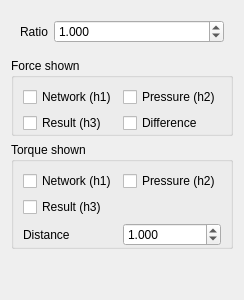
           <widget class="QWidget" name="tabForce">
            <attribute name="title">
             <string>Force</string>
            </attribute>
            <layout class="QVBoxLayout" name="verticalLayout_13">
             <item>
              <widget class="QWidget" name="widget" native="true">
               <layout class="QFormLayout" name="formLayout_9">
                <item row="0" column="0">
                 <widget class="QLabel" name="label_26">
                  <property name="text">
                   <string>Ratio</string>
                  </property>
                 </widget>
                </item>
                <item row="0" column="1">
                 <widget class="QDoubleSpinBox" name="doubleSpinBoxForceRatio">
                  <property name="decimals">
                   <number>3</number>
                  </property>
                  <property name="minimum">
                   <double>0.001000000000000</double>
                  </property>
                  <property name="maximum">
                   <double>1000.000000000000000</double>
                  </property>
                  <property name="singleStep">
                   <double>0.100000000000000</double>
                  </property>
                  <property name="value">
                   <double>1.000000000000000</double>
                  </property>
                 </widget>
                </item>
               </layout>
              </widget>
             </item>
             <item>
              <widget class="QGroupBox" name="groupBoxForce">
               <property name="title">
                <string>Force shown</string>
               </property>
               <layout class="QFormLayout" name="formLayout_12">
                <property name="leftMargin">
                 <number>9</number>
                </property>
                <property name="topMargin">
                 <number>9</number>
                </property>
                <property name="bottomMargin">
                 <number>0</number>
                </property>
                <item row="0" column="0">
                 <widget class="QCheckBox" name="checkBoxForceNetwork">
                  <property name="text">
                   <string>Network (h1)</string>
                  </property>
                  <property name="checked">
                   <bool>false</bool>
                  </property>
                  <attribute name="buttonGroup">
                   <string>buttonGroupForce</string>
                  </attribute>
                 </widget>
                </item>
                <item row="0" column="1">
                 <widget class="QCheckBox" name="checkBoxForcePressure">
                  <property name="text">
                   <string>Pressure (h2)</string>
                  </property>
                  <property name="checked">
                   <bool>false</bool>
                  </property>
                  <attribute name="buttonGroup">
                   <string>buttonGroupForce</string>
                  </attribute>
                 </widget>
                </item>
                <item row="1" column="0">
                 <widget class="QCheckBox" name="checkBoxForceResult">
                  <property name="text">
                   <string>Result (h3)</string>
                  </property>
                  <property name="checked">
                   <bool>false</bool>
                  </property>
                  <attribute name="buttonGroup">
                   <string>buttonGroupForce</string>
                  </attribute>
                 </widget>
                </item>
                <item row="1" column="1">
                 <widget class="QCheckBox" name="checkBoxForceDifference">
                  <property name="text">
                   <string>Difference</string>
                  </property>
                  <attribute name="buttonGroup">
                   <string>buttonGroupForce</string>
                  </attribute>
                 </widget>
                </item>
               </layout>
              </widget>
             </item>
             <item>
              <widget class="QGroupBox" name="groupBox">
               <property name="title">
                <string>Torque shown</string>
               </property>
               <layout class="QFormLayout" name="formLayout_15">
                <property name="fieldGrowthPolicy">
                 <enum>QFormLayout::AllNonFixedFieldsGrow</enum>
                </property>
                <property name="bottomMargin">
                 <number>0</number>
                </property>
                <item row="0" column="0">
                 <widget class="QCheckBox" name="checkBoxTorqueNetwork">
                  <property name="text">
                   <string>Network (h1)</string>
                  </property>
                  <property name="checked">
                   <bool>false</bool>
                  </property>
                  <attribute name="buttonGroup">
                   <string>buttonGroupTorque</string>
                  </attribute>
                 </widget>
                </item>
                <item row="0" column="1">
                 <widget class="QCheckBox" name="checkBoxTorquePressure">
                  <property name="text">
                   <string>Pressure (h2)</string>
                  </property>
                  <property name="checked">
                   <bool>false</bool>
                  </property>
                  <attribute name="buttonGroup">
                   <string>buttonGroupTorque</string>
                  </attribute>
                 </widget>
                </item>
                <item row="1" column="0">
                 <widget class="QCheckBox" name="checkBoxTorqueResult">
                  <property name="text">
                   <string>Result (h3)</string>
                  </property>
                  <property name="checked">
                   <bool>false</bool>
                  </property>
                  <attribute name="buttonGroup">
                   <string>buttonGroupTorque</string>
                  </attribute>
                 </widget>
                </item>
                <item row="2" column="0">
                 <widget class="QLabel" name="label_41">
                  <property name="text">
                   <string>Distance</string>
                  </property>
                 </widget>
                </item>
                <item row="2" column="1">
                 <widget class="QDoubleSpinBox" name="doubleSpinBoxTorqueDistanceRatio">
                  <property name="decimals">
                   <number>3</number>
                  </property>
                  <property name="minimum">
                   <double>0.001000000000000</double>
                  </property>
                  <property name="maximum">
                   <double>1000.000000000000000</double>
                  </property>
                  <property name="singleStep">
                   <double>0.100000000000000</double>
                  </property>
                  <property name="value">
                   <double>1.000000000000000</double>
                  </property>
                 </widget>
                </item>
               </layout>
              </widget>
             </item>
             <item>
              <spacer name="verticalSpacer_5">
               <property name="orientation">
                <enum>Qt::Vertical</enum>
               </property>
               <property name="sizeHint" stdset="0">
                <size>
                 <width>20</width>
                 <height>40</height>
                </size>
               </property>
              </spacer>
             </item>
            </layout>
           </widget>
